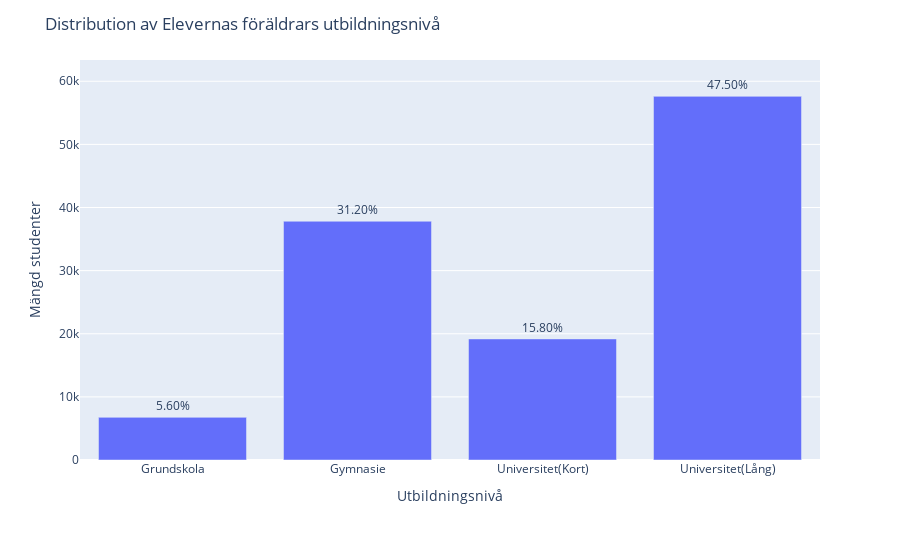

The notebook cell saved with this chart:
### Code cell
import plotly.express as px
data_for_plot = pd.DataFrame({
    "Utbildningsnivå": list(final_counts.keys()),
    "Studenter": list(final_counts.values()),
    "Procent": [round(val, 1) for val in new_percentages.values()]  # Get rid of all the decimals
})


data_for_plot_sorted = data_for_plot.sort_values(
    by="Utbildningsnivå", ascending=True)


fig = px.bar(
    data_for_plot_sorted,
    x="Utbildningsnivå",
    y="Studenter",
    text="Procent"  
)

fig.add_annotation(
    x=-0.025,  # Use the XY axis to manevour the msg box.
    y=-0.3, 
    xref="paper",
    yref="paper",
    showarrow=False,
    text="3156 studenter som fördelades baserat på existerande fördelning*",
    font=dict(size=12),
    align="center",
    bgcolor="white",
)

# Update the layout of the chart
fig.update_traces(
    # Formatting the text as a percentage with 2 decimal places
    texttemplate='%{text:.2f}%',
    textposition='outside'
)
fig.update_layout(
    title_text="Distribution av Elevernas föräldrars utbildningsnivå",
    xaxis_title="Utbildningsnivå",
    yaxis_title="Mängd studenter",
    yaxis=dict(range=[0, max(data_for_plot['Studenter']) * 1.1]),
    margin=dict(b=100)  # increase bottom margin to make space for annotation
)


fig.write_image("Visualiseringar/distribution_Students.png", scale=3)
fig.show()

### Figure 1 — Plotly figure (JSON) as saved in the notebook; plotly's stock layout.template omitted (floating-point values rounded to 4 significant figures)
{"data": [{"alignmentgroup": "True", "hovertemplate": "Utbildningsnivå=%{x}<br>Studenter=%{y}<br>Procent=%{text}<extra></extra>", "legendgroup": "", "marker": {"color": "#636efa", "pattern": {"shape": ""}}, "name": "", "offsetgroup": "", "orientation": "v", "showlegend": false, "text": [5.6, 31.2, 15.8, 47.5], "textposition": "outside", "texttemplate": "%{text:.2f}%", "type": "bar", "x": ["Grundskola", "Gymnasie", "Universitet(Kort)", "Universitet(Lång)"], "xaxis": "x", "y": [6755, 37825, 19180, 57609], "yaxis": "y"}], "layout": {"annotations": [{"align": "center", "bgcolor": "white", "font": {"size": 12}, "showarrow": false, "text": "3156 studenter som saknades lades till fördelades baserat på existerande fördelning*", "x": -0.025, "xref": "paper", "y": -0.3, "yref": "paper"}], "barmode": "relative", "legend": {"tracegroupgap": 0}, "margin": {"b": 100, "t": 60}, "title": {"text": "Distribution av Elevernas föräldrars utbildningsnivå"}, "xaxis": {"anchor": "y", "domain": [0, 1], "title": {"text": "Utbildningsnivå"}}, "yaxis": {"anchor": "x", "domain": [0, 1], "range": [0, 63370.0], "title": {"text": "Mängd studenter"}}}}
